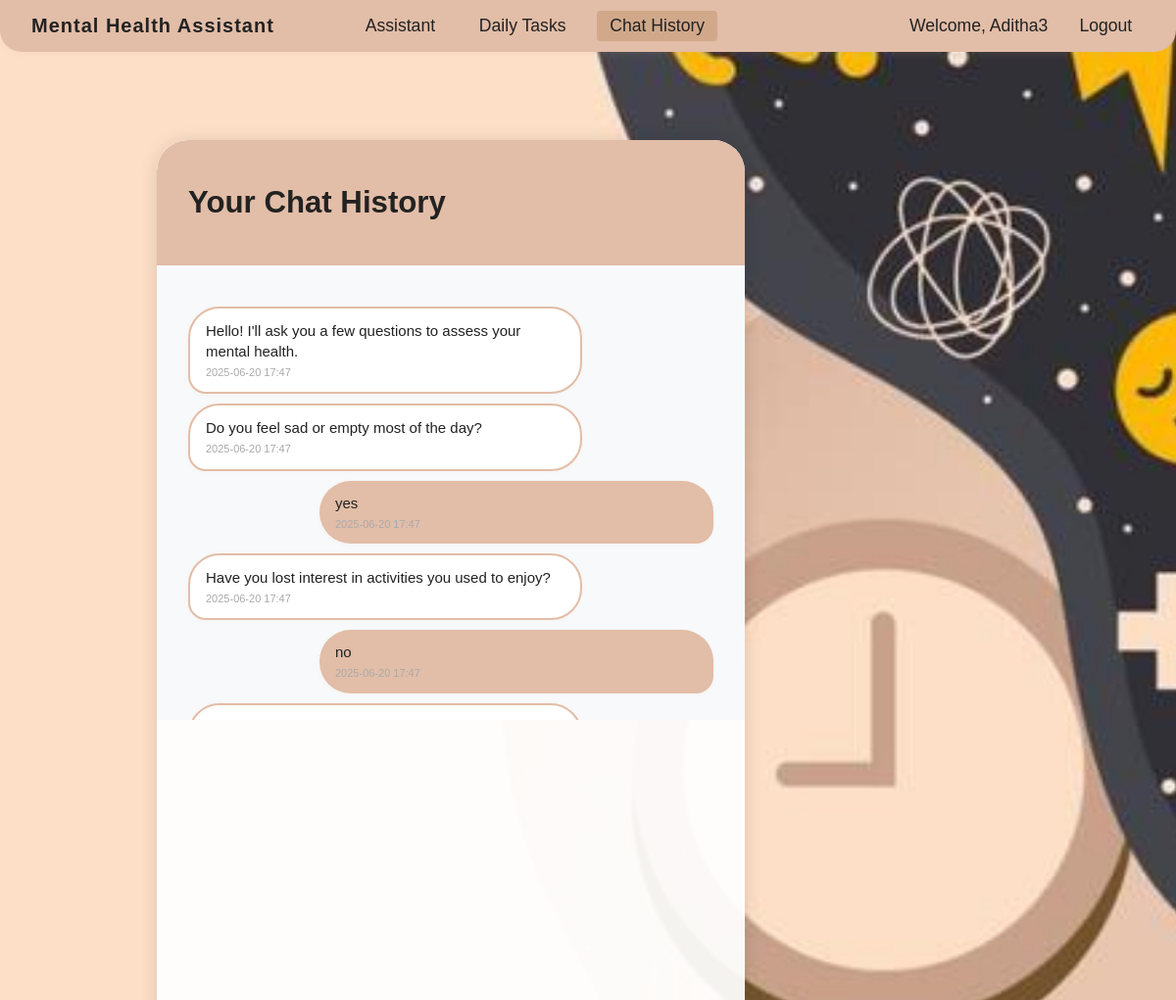
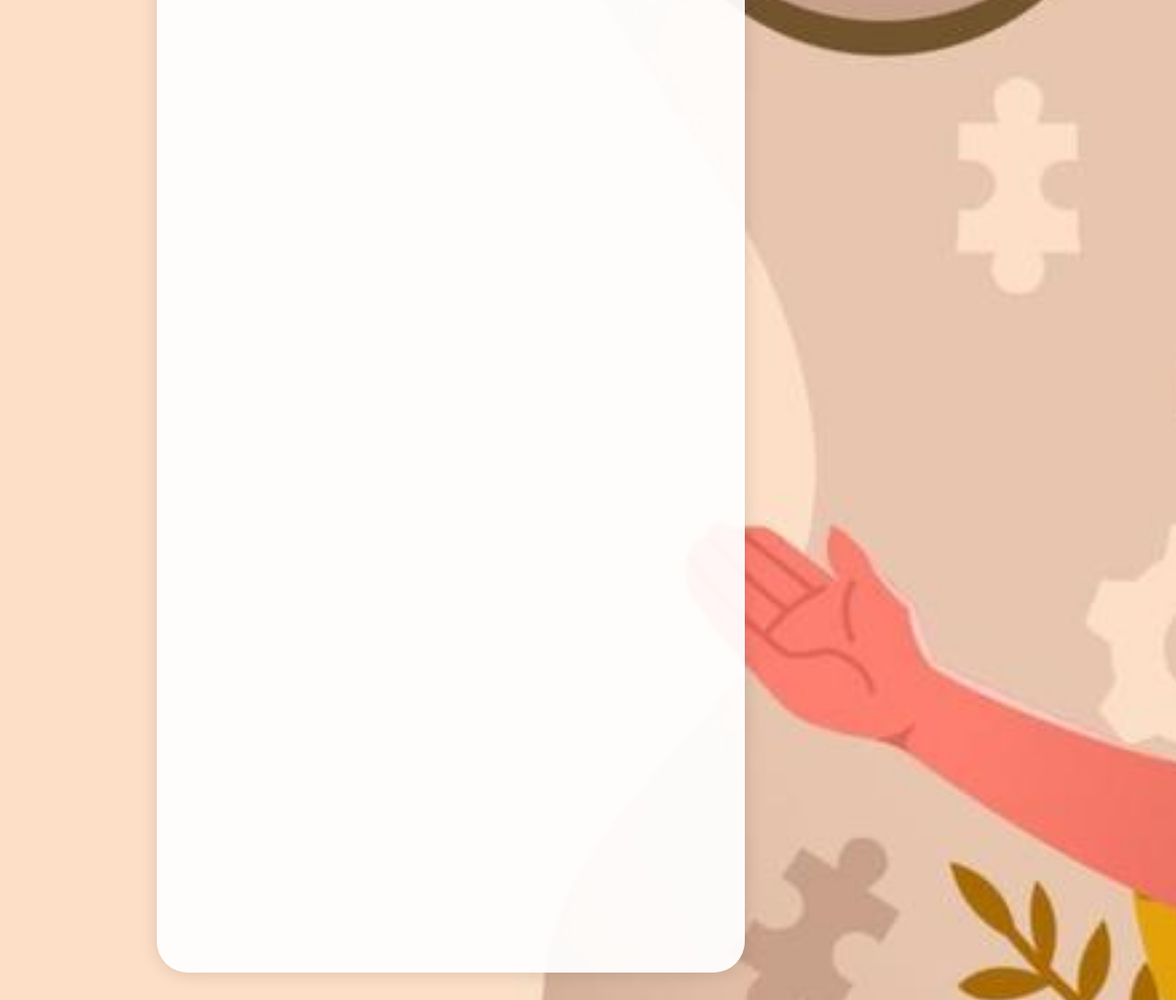
/chat_history (signed in), run on the app's committed database (2 pictures, top to bottom).
### app.py (models this page shows)
class User(db.Model, UserMixin):
    id = db.Column(db.Integer, primary_key=True)
    username = db.Column(db.String(80), unique=True, nullable=False)
    email = db.Column(db.String(120), unique=True, nullable=False)
    password_hash = db.Column(db.String(120), nullable=False)
    created_at = db.Column(db.DateTime, default=datetime.utcnow)
    last_assessment_category = db.Column(db.String(32), nullable=True)

class ChatMessage(db.Model):
    id = db.Column(db.Integer, primary_key=True)
    user_id = db.Column(db.Integer, db.ForeignKey('user.id'), nullable=False)
    sender = db.Column(db.String(10), nullable=False)  # 'user' or 'bot'
    message = db.Column(db.Text, nullable=False)
    timestamp = db.Column(db.DateTime, default=datetime.utcnow)
    user = db.relationship('User', backref=db.backref('chat_messages', lazy=True))

### app.py (the view)
@app.route('/chat_history')
@login_required
def chat_history():
    messages = ChatMessage.query.filter_by(user_id=current_user.id).order_by(ChatMessage.timestamp.asc()).all()
    return render_template('chat_history.html', messages=messages)

### app.py (called while the page is built)
@login_manager.user_loader
def load_user(user_id):
    return User.query.get(int(user_id))

### templates/chat_history.html (shortened to what this page needs)
<!DOCTYPE html>
<html>
<head>
    <link rel="stylesheet" href="{{ url_for('static', filename='css/style.css') }}">
</head>
<body>
    <nav class="navbar">
        <span class="navbar-title">Mental Health Assistant</span>
        <div class="navbar-left">
            <div class="navbar-center">
                <a href="/" class="navbar-link">Assistant</a>
                <a href="/daily_tasks" class="navbar-link">Daily Tasks</a>
                <a href="/chat_history" class="navbar-link active">Chat History</a>
            </div>
        </div>
        <div class="navbar-right">
            <span class="navbar-user">Welcome, {{ current_user.username }}</span>
            <a href="/logout" class="navbar-link">Logout</a>
        </div>
    </nav>
    <div class="main-content">
        <div class="chat-container">
            <div class="chat-header">
                <h2>Your Chat History</h2>
            </div>
            <div class="chat-messages" id="chat-messages">
                {% for msg in messages %}
                    <div class="message {{ 'user-message' if msg.sender == 'user' else 'bot-message' }}">
                        <span>{{ msg.message|safe }}</span>
                        <div style="font-size:11px;color:#aaa;margin-top:4px;">{{ msg.timestamp.strftime('%Y-%m-%d %H:%M') }}</div>
                    </div>
                {% else %}
                    <div class="message bot-message">No chat history yet.</div>
                {% endfor %}
            </div>
        </div>
    </div>
</body>
</html>

### static/css/style.css (style rules this page uses)
body { background: url('/static/images/cover.jpg') no-repeat center center fixed; background-size: cover; font-family: Arial, sans-serif; margin: 0; padding: 0; }
.navbar { display: flex; justify-content: flex-start; align-items: center; background: #E2BDA7; color: #222; padding: 0.7rem 2rem; font-size: 1.1rem; box-shadow: 0 2px 8px rgba(226, 189, 167, 0.13); gap: 2.5rem; border-radius: 0 0 22px 22px; }
.navbar-title { font-weight: bold; font-size: 1.25rem; letter-spacing: 1px; margin-right: 2.5rem; color: #222; }
.navbar-left { display: flex; align-items: center; gap: 1.2rem; }
.navbar-center { display: flex; align-items: center; gap: 1.2rem; }
.navbar-link { color: #222; text-decoration: none; padding: 0.3rem 0.8rem; border-radius: 4px; transition: background 0.2s; }
.navbar-link:hover, .navbar-link.active { background: #d1a98a; }
.navbar-user { font-weight: 500; margin-left: 1.5rem; margin-right: 0.5rem; color: #222; }
.navbar-right { margin-left: auto; display: flex; align-items: center; gap: 0.7rem; }
.main-content { display: flex; flex-direction: row; justify-content: flex-start; align-items: flex-start; min-height: 80vh; margin-top: 60px; margin-left: 60px; }
.chat-container { max-width: 600px; width: 100%; margin-left: 100px; margin-top: 30px; background: rgba(255,255,255,0.93); border-radius: 32px; box-shadow: 0 2px 18px rgba(0, 0, 0, 0.13); min-height: 70vh; max-height: 80vh; display: flex; flex-direction: column; overflow: hidden; align-items: stretch; }
.chat-header { padding: 20px 32px 20px 32px; background: #E2BDA7; color: #222; border-radius: 32px 32px 0 0; text-align: left; font-size: 1.3rem; font-weight: 600; }
.chat-messages { flex: 1; overflow-y: auto; padding: 32px; background-color: #f8f9fa; min-height: 0; max-height: 400px; scrollbar-width: thin; scrollbar-color: #E2BDA7 #f8f9fa; }
.message { margin: 10px 0; padding: 12px 16px; border-radius: 18px; display: block; min-width: 40px; max-width: 75%; line-height: 1.4; font-size: 15px; animation: fadeIn 0.4s ease; word-break: break-word; box-sizing: border-box; text-align: left; clear: both; }
.bot-message { background: #fff; color: #222; margin-right: auto; border-bottom-left-radius: 18px; border-bottom-right-radius: 32px; border-top-right-radius: 32px; border-top-left-radius: 32px; box-shadow: 0 1px 4px rgba(226,189,167,0.10); border: 2px solid #E2BDA7; text-align: left; align-self: flex-start; }
.user-message { background: #E2BDA7; color: #222; margin-left: auto; border-bottom-right-radius: 18px; border-bottom-left-radius: 32px; border-top-right-radius: 32px; border-top-left-radius: 32px; box-shadow: 0 1px 4px rgba(226,189,167,0.10); border: none; text-align: left; align-self: flex-end; }

### data on the page
User: username "Aditha3"
ChatMessage: message "Hello! I'll ask you a few questions to assess your mental health.", timestamp "2025-06-20 17:47"
ChatMessage: message "Do you feel sad or empty most of the day?", timestamp "2025-06-20 17:47"
ChatMessage: message "yes", timestamp "2025-06-20 17:47"
ChatMessage: message "Have you lost interest in activities you used to enjoy?", timestamp "2025-06-20 17:47"
ChatMessage: message "no", timestamp "2025-06-20 17:47"
